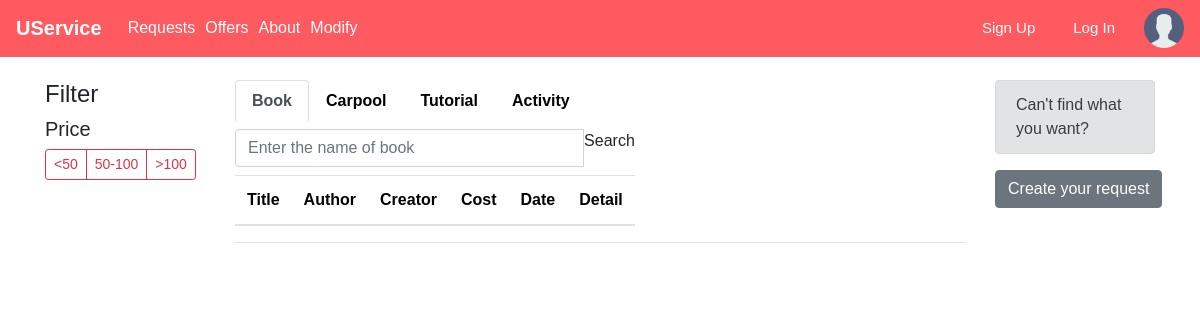
Before: /USERVICE/searchoffer/ with the older database file.
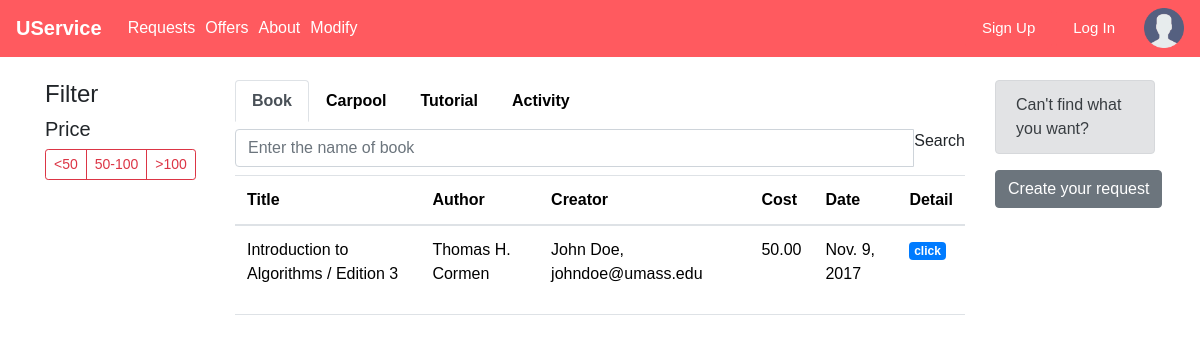
After: the same page with the newer database file.
### USERVICE/models.py (models this page shows, shortened)
class Textbook_Trading(models.Model):
    title = models.CharField(max_length=200)
    author = models.CharField(max_length=200)
    description = models.TextField(max_length=1000, help_text="Enter a brief description of the book")
    creator=models.ForeignKey(Profile,on_delete=models.SET_NULL,null=True)
    date=models.DateField(null=True,blank=True)
    cost=models.DecimalField(max_digits=4,decimal_places=2,default=Decimal('0.00'))
    request=models.BooleanField(default=False)
    offer=models.BooleanField(default=False)
    def get_absolute_url(self):
         return reverse('textbook-Detail', args=[str(self.id)])

class Profile(models.Model):
    user = models.ForeignKey(User, on_delete=models.SET_NULL, null=True)
    review = models.CharField(max_length=500, help_text="Review")
    RATING = (
        ('vb', 'Very Bad'),
        ('b', 'Bad'),
        ('g', 'Good'),
        ('vg', 'Very Good'),
    )
    rating = models.CharField(max_length=1, choices=RATING, blank=True, default='vb', help_text='Rate Me')
    def __str__(self):
        return '%s' % (self.user)

class User(models.Model):
    name = models.CharField(max_length=100, help_text="Name")
    email = models.CharField(max_length=100, help_text="Email")
    password = models.CharField(max_length=10, help_text="Password")
    def __str__(self):
        return '%s, %s' % (self.name, self.email)

### USERVICE/views.py (the view)
class offerListView(generic.ListView):
    context_object_name = "offerlist"
    template_name = 'searchOffer.html'
    queryset = Textbook_Trading.objects.all()
    def get_context_data(self, **kwargs):
        context = super(offerListView, self).get_context_data(**kwargs)
        context['books'] = Textbook_Trading.objects.filter(offer=True)
        context['carpools'] = Carpool.objects.filter(offer=True)
        context['tutors'] = Tutor.objects.filter(offer=True)
        context['activitys'] = Activity.objects.filter(offer=True)
        return context

### USERVICE/models.py (called while the page is built)
    def get_absolute_url(self):
        return reverse('activity-Detail', args=[str(self.id)])

    def get_absolute_url(self):
        return reverse('carpool-Detail', args=[str(self.id)])

    def get_absolute_url(self):
        return reverse('tutor-Detail', args=[str(self.id)])

### USERVICE/templates/searchOffer.html (shortened to what this page needs)
{% extends "base_generic.html" %}
{% block extra_head %}
{% load static %}
<link rel="stylesheet" href="{% static 'css/search.css' %}">
{% endblock %}
{% block content %}
      <div class="container">
        <div class="row">
          <div class="col-lg-2 col-md-3">
              <h4>Filter</h4>
              <h5>Price</h5>
              <div class="btn-group btn-group-sm" role="group" aria-label="price">
                <button type="button" class="btn btn-outline-danger"><50</button>
                <button type="button" class="btn btn-outline-danger">50-100</button>
                <button type="button" class="btn btn-outline-danger">>100</button>
              </div>
          </div>
          <div class="col-lg-8 col-md-6">
            <nav class="nav nav-tabs" id="myTab" role="tablist">
              <a class="nav-item nav-link active" id="nav-book-tab" data-toggle="tab" href="#nav-book" role="tab" aria-controls="nav-home" aria-expanded="true">Book</a>
              <a class="nav-item nav-link" id="nav-carpool-tab" data-toggle="tab" href="#nav-carpool" role="tab" aria-controls="nav-carpool">Carpool</a>
              <a class="nav-item nav-link" id="nav-tutorial-tab" data-toggle="tab" href="#nav-tutorial" role="tab" aria-controls="nav-tutorial">Tutorial</a>
              <a class="nav-item nav-link" id="nav-activity-tab" data-toggle="tab" href="#nav-activity" role="tab" aria-controls="nav-activity">Activity</a>
            <div class="tab-content" id="nav-tabContent">
              <div class="tab-pane fade show active" id="nav-book" role="tabpanel" aria-labelledby="nav-book-tab">
                <div class="input-group">
                  <input type="text" class="form-control" placeholder="Enter the name of book" aria-describedby="book">
                  <span class="input-group-addon" id="book">Search</span>
                </div>
                  <table class="table table-hover">
                    <thead>
                      <tr>
                        <th>Title</th>
                        <th>Author</th>
                        <th>Creator</th>
                        <th>Cost</th>
                        <th>Date</th>
                        <th>Detail</th>
                      </tr>
                    </thead>
                    <tbody>
                      {% for book in books %}
                        <tr>
                          <td><a>{{ book.title }}</a></td>
                          <td><a>{{ book.author }}</a></td>
                          <td><a>{{ book.creator}}</a></td>
                          <td><a>{{ book.cost }}</a></td>
                          <td><a>{{ book.date}}</a></td>
                          <td><a class="badge badge-primary"  href="{{ book.get_absolute_url }}">click</a></td>
                        </tr>
                      {% endfor %}
                    </tbody>
                </table>
              </div>
            </div>
          </div>
          <div class="col-lg-2 col-md-3">
            <div class="alert alert-secondary" role="alert">
              Can't find what you want?
            </div>
            <button  type="button" class="btn btn-secondary" name="button"><a href="{% url 'addrequest' %}">Create your request</a></button>
          </div>
        </div>
      </div>
{% endblock %}

### USERVICE/templates/base_generic.html (shortened to what this page needs)
<!DOCTYPE html>
<html lang="en">
<head>
    <link rel="stylesheet" href="https://maxcdn.bootstrapcdn.com/bootstrap/4.0.0-beta/css/bootstrap.min.css">
    {% load static %}
    <link rel="stylesheet" href="{% static 'css/navbar.css' %}">
    {% block extra_head %}{% endblock %}
  </head>
  <div id='navbar' class='navbar nav-bar-expand-md navbar-dark fixed-top bg-dark'>
      <a href="{% url 'home' %}" class='navbar-brand'>UService</a>
      <ul class="navbar-nav mr-auto">
          <li class="nav-item active">
    <a href="{% url 'searchrequest' %}" class="nav-link">
                  Requests
    </a>
          </li>
  <li class="nav-item active">
    <a href="{% url 'searchoffer' %}" class="nav-link">
                  Offers
    </a>
  </li>
          <li class="nav-item active">
              <a href="{% url 'about' %}" class="nav-link">
                  About
    </a>
          </li>
  <li class="nav-item active">
    <a href="{% url 'edit' %}" class="nav-link">
                  Modify
    </a>
  </li>
      </ul>
      <ul class="nav navbar-nav navbar-right">
          <button type="button" class="btn btn-info btn-lg" id="myBtn">Sign Up</button>
      </ul>
      <ul class="nav navbar-nav navbar-right">
          <button type="button" class="btn btn-info btn-lg" id="myBtn2">Log In</button>
      </ul>
      <ul class="nav navbar-nav navbar-right">
          <li class="nav-item active">
              <a href="{% url 'profile' %}" class="navbar-right"><img src="{% static 'image/blankprofile.png' %}" style="width:40px;height:40px;"></a>
          </li>
      </ul>
  </div>
  {% block js %}
      {% load static %}
  {% endblock %}
  <body>
    {% block content %}{% endblock %}
  </body>
</html>

### USERVICE/static/css/navbar.css (style rules this page uses)
* { font-family: Arial, Helvetica, sans-serif; }
.navbar-brand { font-weight: bold; }
.navbar-nav>li { padding-left: 10px; }
.navbar-nav>button { font-size: 15px; margin-right: 2px; margin-left: 2px; background-color: #FF5A5F!important; border-color: #FF5A5F!important; }
.bg-dark { background-color: #FF5A5F!important; }
.navbar-nav { flex-direction: row; }
table { border-spacing: 100px; }
a, a:active, a:hover { color: white; text-decoration: none; }

### USERVICE/static/css/search.css (style rules this page uses)
.container { padding-top: 80px; padding-bottom: 40px; }
.nav-tabs >a { color: black; font-weight: bold; }
.table-hover { color: black; overflow-x: auto; }
.input-group { margin-top: 0.5rem; }
.table-hover { margin-top: 0.5rem; }

Changed rows visible on the page:
now on this page (row edited): Textbook_Trading: title "Introduction to Algorithms / Edition 3", author "Thomas H. Cormen", creator "John Doe, johndoe@umass.edu", cost "50.00", date "Nov. 9, 2017"
